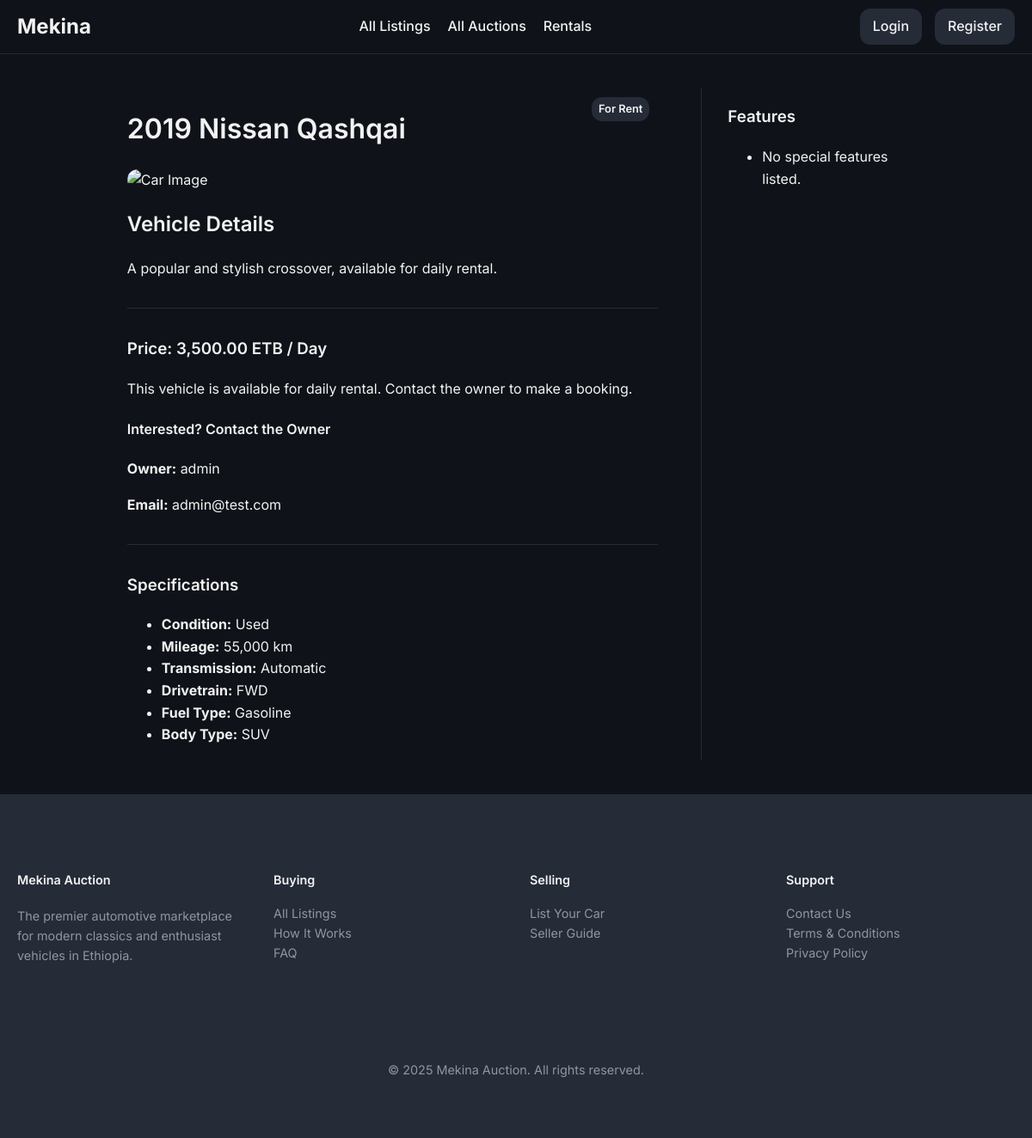
Page /rentals/1 on the committed database.
### models/car.py (models this page shows, shortened)
class Car(db.Model):
    id = db.Column(db.Integer, primary_key=True)
    make = db.Column(db.String(64), nullable=False)
    model = db.Column(db.String(64), nullable=False)
    year = db.Column(db.Integer, nullable=False)
    description = db.Column(db.Text, nullable=True)
    owner_id = db.Column(db.Integer, db.ForeignKey('user.id'), nullable=False)
    service_history_url = db.Column(db.String(200), nullable=True)
    inspection_report_url = db.Column(db.String(200), nullable=True)
    is_approved = db.Column(db.Boolean, default=False, nullable=False)
    transmission = db.Column(db.String(50))
    drivetrain = db.Column(db.String(50))
    mileage = db.Column(db.Integer)
    fuel_type = db.Column(db.String(50))
    condition = db.Column(db.String(50)) # e.g., New, Used
    body_type = db.Column(db.String(50), nullable=True) # e.g., SUV, Sedan
    listing_type = db.Column(db.String(50), default='auction', nullable=False) # 'auction', 'sale', 'rental'
    fixed_price = db.Column(db.Float, nullable=True) # For 'sale' listing_type
    auction = db.relationship('Auction', backref='car', uselist=False) # One-to-one relationship with Auction
    rental_listing = db.relationship('RentalListing', backref='car', uselist=False)
    images = db.relationship('CarImage', backref='car', lazy=True, cascade="all, delete-orphan") # One-to-many relationship with CarImage
    equipment = db.relationship('Equipment', secondary=car_equipment_association, lazy='subquery', backref=db.backref('cars', lazy=True))
    @property
    def primary_image_url(self):
        if self.images:
            return self.images[0].image_url
        return None

### models/rental_listing.py (models this page shows)
class RentalListing(db.Model):
    __tablename__ = 'rental_listings'
    id = db.Column(db.Integer, primary_key=True)
    price_per_day = db.Column(db.Float, nullable=False)
    is_available = db.Column(db.Boolean, default=True, nullable=False)
    car_id = db.Column(db.Integer, db.ForeignKey('car.id'), nullable=False, unique=True)

### models/user.py (models this page shows, shortened)
class User(UserMixin, db.Model):
    id = db.Column(db.Integer, primary_key=True)
    username = db.Column(db.String(64), index=True, unique=True, nullable=False)
    email = db.Column(db.String(120), index=True, unique=True, nullable=False)
    phone_number = db.Column(db.String(20), nullable=True)
    password_hash = db.Column(db.String(128))
    is_admin = db.Column(db.Boolean, default=False)
    is_dealer = db.Column(db.Boolean, default=False)
    is_rental_company = db.Column(db.Boolean, default=False)
    points = db.Column(db.Integer, nullable=False, default=5) # Points for dealers to bid
    cars = db.relationship('Car', backref='owner', lazy='dynamic')
    bids = db.relationship('Bid', backref='bidder', lazy='dynamic')
    dealer_bids = db.relationship('DealerBid', backref='dealer', lazy='dynamic')
    car_requests = db.relationship('CarRequest', backref='customer', lazy='dynamic')

### routes/rentals.py (the view)
@rentals_bp.route('/<int:listing_id>')
def rental_detail(listing_id):
    listing = RentalListing.query.get_or_404(listing_id)
    if not listing.car.is_approved:
        abort(404)
    return render_template('rental_detail.html', listing=listing)

### templates/rental_detail.html (shortened to what this page needs)
{% extends "base.html" %}
{% block content %}
    <div class="detail-page-container">
        <div class="main-content">
            <div class="title-with-tag">
                <h1>{{ listing.car.year }} {{ listing.car.make }} {{ listing.car.model }}</h1>
                <span class="listing-type-tag large rental">For Rent</span>
            </div>
            <div class="image-gallery">
                <div class="main-image-container">
                    <img id="main-car-image" src="{{ listing.car.primary_image_url or url_for('static', filename='img/default_car.png') }}" alt="Car Image">
                </div>
            </div>
            <h2>Vehicle Details</h2>
            <p>{{ listing.car.description }}</p>
            <hr>
            <h3>Price: {{ '{:,.2f}'.format(listing.price_per_day) }} ETB / Day</h3>
            <p>This vehicle is available for daily rental. Contact the owner to make a booking.</p>
            <div class="contact-seller-box">
                <h4>Interested? Contact the Owner</h4>
                <p><strong>Owner:</strong> {{ listing.car.owner.username }}</p>
                <p><strong>Email:</strong> {{ listing.car.owner.email }}</p>
            </div>
            <hr>
            <h3>Specifications</h3>
            <div class="info-columns">
                <ul>
                    <li><strong>Condition:</strong> {{ listing.car.condition }}</li>
                    <li><strong>Mileage:</strong> {{ '{:,}'.format(listing.car.mileage) }} km</li>
                    <li><strong>Transmission:</strong> {{ listing.car.transmission }}</li>
                    <li><strong>Drivetrain:</strong> {{ listing.car.drivetrain }}</li>
                    <li><strong>Fuel Type:</strong> {{ listing.car.fuel_type }}</li>
                    <li><strong>Body Type:</strong> {{ listing.car.body_type }}</li>
                </ul>
            </div>
        </div>
        <div class="sidebar">
            <h3>Features</h3>
            <ul>
                {% for item in listing.car.equipment %}
                    <li>{{ item.name|replace('_', ' ')|title }}</li>
                {% else %}
                    <li>No special features listed.</li>
                {% endfor %}
            </ul>
        </div>
    </div>
{% endblock %}

### static/css/style.css (style rules this page uses)
:root { --background: 220 25% 8%; --foreground: 0 0% 95%; --card: 220 20% 12%; --card-foreground: 0 0% 95%; --popover: 220 20% 12%; --popover-foreground: 0 0% 95%; --primary: 38 92% 50%; --primary-foreground: 220 70% 12%; --secondary: 220 20% 18%; --secondary-foreground: 0 0% 95%; --muted: 220 20% 16%; --muted-foreground: 220 10% 60%; --accent: 260 80% 70%; --accent-foreground: 0 0% 100%; --destructive: 0 62.8% 30.6%; --destructive-foreground: 0 0% 100%; --border: 220 20% 18%; --input: 220 20% 18%; --ring: 260 80% 70%; --radius: 0.75rem; --success: 142 76% 36%; --warning: 38 92% 50%; --info: 220 20% 18%; --gradient-primary: linear-gradient(135deg, hsl(220 20% 12%), hsl(220 20% 18%)); --gradient-accent: linear-gradient(135deg, hsl(260 80% 70%), hsl(260 70% 60%)); --shadow-card: 0 4px 6px -1px hsl(0 0% 0% / 0.3), 0 2px 4px -1px hsl(0 0% 0% / 0.2); --shadow-elevated: 0 10px 15px -3px hsl(0 0% 0% / 0.3), 0 4px 6px -2px hsl(0 0% 0% / 0.2); }
body { font-family: 'Inter', sans-serif; background-color: hsl(var(--background)); color: hsl(var(--foreground)); margin: 0; line-height: 1.6; display: flex; flex-direction: column; min-height: 100vh; }
.container, .main-content, .sidebar { max-width: 1200px; margin: 20px auto; padding: 0 20px; }
h1, h2, h3, h4, h5, h6 { font-weight: 600; }
hr { border: none; border-top: 1px solid hsl(var(--border)); margin: 2rem 0; }
.detail-page-container { display: flex; gap: 30px; }
.main-content { flex: 3; }
.sidebar { flex: 1; border-left: 1px solid hsl(var(--border)); padding-left: 30px; }
.listing-type-tag { position: absolute; top: 10px; right: 10px; background-color: hsl(var(--accent)); color: hsl(var(--accent-foreground)); padding: 4px 8px; border-radius: var(--radius); font-size: 0.8em; font-weight: 600; z-index: 1; }
.listing-type-tag.rental { background-color: hsl(var(--info)); color: hsl(var(--foreground)); }
.title-with-tag { position: relative; display: flex; align-items: center; gap: 15px; flex-wrap: wrap; }
.main-image-container { position: relative; max-width: 100%; }
.main-image-container img { width: 100%; max-height: 500px; object-fit: cover; border-radius: var(--radius); }

### rows in the picture
Car: car.year "2019", car.make "Nissan", car.model "Qashqai", car.description "A popular and stylish crossover, available for daily rental.", car.condition "Used", car.mileage "55,000", car.transmission "Automatic", car.drivetrain "FWD", car.fuel_type "Gasoline", car.body_type "SUV"
RentalListing: price_per_day "3,500.00"
User: car.owner.username "admin", car.owner.email "admin@test.com"
